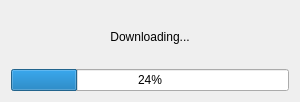
<?xml version="1.0" encoding="UTF-8"?>
<ui version="4.0">
 <class>downloadStatus</class>
 <widget class="QDialog" name="downloadStatus">
  <property name="geometry">
   <rect>
    <x>0</x>
    <y>0</y>
    <width>300</width>
    <height>102</height>
   </rect>
  </property>
  <property name="sizePolicy">
   <sizepolicy hsizetype="Fixed" vsizetype="Fixed">
    <horstretch>0</horstretch>
    <verstretch>0</verstretch>
   </sizepolicy>
  </property>
  <property name="minimumSize">
   <size>
    <width>280</width>
    <height>80</height>
   </size>
  </property>
  <property name="maximumSize">
   <size>
    <width>320</width>
    <height>120</height>
   </size>
  </property>
  <property name="windowTitle">
   <string>Dialog</string>
  </property>
  <layout class="QVBoxLayout" name="verticalLayout_2">
   <item>
    <layout class="QVBoxLayout" name="verticalLayout">
     <item>
      <widget class="QLabel" name="label">
       <property name="text">
        <string>Downloading...</string>
       </property>
       <property name="alignment">
        <set>Qt::AlignmentFlag::AlignCenter</set>
       </property>
      </widget>
     </item>
     <item>
      <widget class="QProgressBar" name="progressBar">
       <property name="value">
        <number>24</number>
       </property>
      </widget>
     </item>
    </layout>
   </item>
  </layout>
 </widget>
 <resources/>
 <connections/>
</ui>
